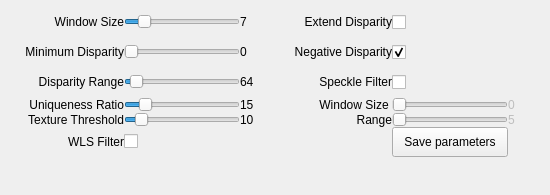
<?xml version="1.0" encoding="UTF-8"?>
<ui version="4.0">
 <class>MatcherWidgetOpenCVBlock</class>
 <widget class="QWidget" name="MatcherWidgetOpenCVBlock">
  <property name="geometry">
   <rect>
    <x>0</x>
    <y>0</y>
    <width>550</width>
    <height>195</height>
   </rect>
  </property>
  <property name="sizePolicy">
   <sizepolicy hsizetype="Preferred" vsizetype="Preferred">
    <horstretch>0</horstretch>
    <verstretch>0</verstretch>
   </sizepolicy>
  </property>
  <property name="minimumSize">
   <size>
    <width>550</width>
    <height>0</height>
   </size>
  </property>
  <property name="maximumSize">
   <size>
    <width>16777215</width>
    <height>16777215</height>
   </size>
  </property>
  <property name="windowTitle">
   <string>Form</string>
  </property>
  <layout class="QGridLayout" name="gridLayout_4">
   <property name="leftMargin">
    <number>7</number>
   </property>
   <property name="topMargin">
    <number>7</number>
   </property>
   <property name="rightMargin">
    <number>7</number>
   </property>
   <property name="bottomMargin">
    <number>7</number>
   </property>
   <item row="0" column="0">
    <layout class="QGridLayout" name="gridLayout" columnstretch="1,1,0,1,1,0">
     <property name="leftMargin">
      <number>0</number>
     </property>
     <property name="topMargin">
      <number>0</number>
     </property>
     <property name="rightMargin">
      <number>0</number>
     </property>
     <property name="bottomMargin">
      <number>0</number>
     </property>
     <property name="spacing">
      <number>0</number>
     </property>
     <item row="0" column="1">
      <widget class="QSlider" name="blockSizeSlider">
       <property name="sizePolicy">
        <sizepolicy hsizetype="Preferred" vsizetype="Preferred">
         <horstretch>0</horstretch>
         <verstretch>0</verstretch>
        </sizepolicy>
       </property>
       <property name="minimumSize">
        <size>
         <width>0</width>
         <height>0</height>
        </size>
       </property>
       <property name="maximumSize">
        <size>
         <width>16777215</width>
         <height>16777215</height>
        </size>
       </property>
       <property name="minimum">
        <number>2</number>
       </property>
       <property name="maximum">
        <number>25</number>
       </property>
       <property name="value">
        <number>5</number>
       </property>
       <property name="orientation">
        <enum>Qt::Horizontal</enum>
       </property>
      </widget>
     </item>
     <item row="2" column="3">
      <widget class="QLabel" name="label_10">
       <property name="text">
        <string>Speckle Filter</string>
       </property>
       <property name="alignment">
        <set>Qt::AlignRight|Qt::AlignTrailing|Qt::AlignVCenter</set>
       </property>
       <property name="margin">
        <number>5</number>
       </property>
      </widget>
     </item>
     <item row="4" column="2">
      <widget class="QLabel" name="textureThresholdLabel">
       <property name="minimumSize">
        <size>
         <width>35</width>
         <height>0</height>
        </size>
       </property>
       <property name="text">
        <string>10</string>
       </property>
       <property name="margin">
        <number>5</number>
       </property>
      </widget>
     </item>
     <item row="0" column="3">
      <widget class="QLabel" name="label_11">
       <property name="layoutDirection">
        <enum>Qt::RightToLeft</enum>
       </property>
       <property name="text">
        <string>Extend Disparity</string>
       </property>
       <property name="alignment">
        <set>Qt::AlignRight|Qt::AlignTrailing|Qt::AlignVCenter</set>
       </property>
       <property name="margin">
        <number>5</number>
       </property>
      </widget>
     </item>
     <item row="2" column="1">
      <widget class="QSlider" name="disparityRangeSlider">
       <property name="sizePolicy">
        <sizepolicy hsizetype="Preferred" vsizetype="Preferred">
         <horstretch>0</horstretch>
         <verstretch>0</verstretch>
        </sizepolicy>
       </property>
       <property name="minimumSize">
        <size>
         <width>0</width>
         <height>0</height>
        </size>
       </property>
       <property name="maximumSize">
        <size>
         <width>16777215</width>
         <height>16777215</height>
        </size>
       </property>
       <property name="minimum">
        <number>1</number>
       </property>
       <property name="maximum">
        <number>64</number>
       </property>
       <property name="singleStep">
        <number>1</number>
       </property>
       <property name="value">
        <number>4</number>
       </property>
       <property name="orientation">
        <enum>Qt::Horizontal</enum>
       </property>
      </widget>
     </item>
     <item row="3" column="0">
      <widget class="QLabel" name="label_9">
       <property name="text">
        <string>Uniqueness Ratio</string>
       </property>
       <property name="alignment">
        <set>Qt::AlignRight|Qt::AlignTrailing|Qt::AlignVCenter</set>
       </property>
       <property name="margin">
        <number>5</number>
       </property>
      </widget>
     </item>
     <item row="2" column="2">
      <widget class="QLabel" name="disparityRangeLabel">
       <property name="minimumSize">
        <size>
         <width>35</width>
         <height>0</height>
        </size>
       </property>
       <property name="text">
        <string>64</string>
       </property>
       <property name="margin">
        <number>5</number>
       </property>
      </widget>
     </item>
     <item row="2" column="0">
      <widget class="QLabel" name="label_4">
       <property name="text">
        <string>Disparity Range</string>
       </property>
       <property name="alignment">
        <set>Qt::AlignRight|Qt::AlignTrailing|Qt::AlignVCenter</set>
       </property>
       <property name="margin">
        <number>5</number>
       </property>
      </widget>
     </item>
     <item row="4" column="1">
      <widget class="QSlider" name="textureThresholdSlider">
       <property name="sizePolicy">
        <sizepolicy hsizetype="Preferred" vsizetype="Preferred">
         <horstretch>0</horstretch>
         <verstretch>0</verstretch>
        </sizepolicy>
       </property>
       <property name="minimumSize">
        <size>
         <width>0</width>
         <height>0</height>
        </size>
       </property>
       <property name="maximumSize">
        <size>
         <width>16777215</width>
         <height>16777215</height>
        </size>
       </property>
       <property name="value">
        <number>10</number>
       </property>
       <property name="orientation">
        <enum>Qt::Horizontal</enum>
       </property>
      </widget>
     </item>
     <item row="1" column="4">
      <widget class="QCheckBox" name="checkBoxNegativeDisparity">
       <property name="sizePolicy">
        <sizepolicy hsizetype="Preferred" vsizetype="Preferred">
         <horstretch>0</horstretch>
         <verstretch>0</verstretch>
        </sizepolicy>
       </property>
       <property name="minimumSize">
        <size>
         <width>0</width>
         <height>30</height>
        </size>
       </property>
       <property name="layoutDirection">
        <enum>Qt::LeftToRight</enum>
       </property>
       <property name="text">
        <string/>
       </property>
       <property name="checked">
        <bool>true</bool>
       </property>
      </widget>
     </item>
     <item row="3" column="2">
      <widget class="QLabel" name="uniquenessRatioLabel">
       <property name="minimumSize">
        <size>
         <width>35</width>
         <height>0</height>
        </size>
       </property>
       <property name="text">
        <string>15</string>
       </property>
       <property name="margin">
        <number>5</number>
       </property>
      </widget>
     </item>
     <item row="5" column="4">
      <widget class="QPushButton" name="saveParametersButton">
       <property name="sizePolicy">
        <sizepolicy hsizetype="Preferred" vsizetype="Preferred">
         <horstretch>0</horstretch>
         <verstretch>0</verstretch>
        </sizepolicy>
       </property>
       <property name="minimumSize">
        <size>
         <width>0</width>
         <height>30</height>
        </size>
       </property>
       <property name="text">
        <string>Save parameters</string>
       </property>
      </widget>
     </item>
     <item row="1" column="2">
      <widget class="QLabel" name="minDisparityLabel">
       <property name="minimumSize">
        <size>
         <width>35</width>
         <height>0</height>
        </size>
       </property>
       <property name="text">
        <string>0</string>
       </property>
       <property name="margin">
        <number>5</number>
       </property>
      </widget>
     </item>
     <item row="0" column="0">
      <widget class="QLabel" name="label_5">
       <property name="text">
        <string>Window Size</string>
       </property>
       <property name="alignment">
        <set>Qt::AlignRight|Qt::AlignTrailing|Qt::AlignVCenter</set>
       </property>
       <property name="margin">
        <number>5</number>
       </property>
      </widget>
     </item>
     <item row="5" column="0">
      <widget class="QLabel" name="label_7">
       <property name="text">
        <string>WLS Filter</string>
       </property>
       <property name="alignment">
        <set>Qt::AlignRight|Qt::AlignTrailing|Qt::AlignVCenter</set>
       </property>
       <property name="margin">
        <number>5</number>
       </property>
      </widget>
     </item>
     <item row="2" column="4">
      <widget class="QCheckBox" name="speckleFilterCheck">
       <property name="minimumSize">
        <size>
         <width>0</width>
         <height>30</height>
        </size>
       </property>
       <property name="text">
        <string/>
       </property>
      </widget>
     </item>
     <item row="4" column="0">
      <widget class="QLabel" name="label_2">
       <property name="text">
        <string>Texture Threshold</string>
       </property>
       <property name="alignment">
        <set>Qt::AlignRight|Qt::AlignTrailing|Qt::AlignVCenter</set>
       </property>
       <property name="margin">
        <number>5</number>
       </property>
      </widget>
     </item>
     <item row="4" column="4">
      <widget class="QSlider" name="speckleRangeSlider">
       <property name="enabled">
        <bool>false</bool>
       </property>
       <property name="sizePolicy">
        <sizepolicy hsizetype="Preferred" vsizetype="Preferred">
         <horstretch>0</horstretch>
         <verstretch>0</verstretch>
        </sizepolicy>
       </property>
       <property name="minimumSize">
        <size>
         <width>0</width>
         <height>0</height>
        </size>
       </property>
       <property name="maximumSize">
        <size>
         <width>16777215</width>
         <height>16777215</height>
        </size>
       </property>
       <property name="minimum">
        <number>5</number>
       </property>
       <property name="maximum">
        <number>500</number>
       </property>
       <property name="orientation">
        <enum>Qt::Horizontal</enum>
       </property>
      </widget>
     </item>
     <item row="0" column="4">
      <widget class="QCheckBox" name="checkBoxExtendDisparity">
       <property name="sizePolicy">
        <sizepolicy hsizetype="Preferred" vsizetype="Preferred">
         <horstretch>0</horstretch>
         <verstretch>0</verstretch>
        </sizepolicy>
       </property>
       <property name="minimumSize">
        <size>
         <width>0</width>
         <height>30</height>
        </size>
       </property>
       <property name="font">
        <font>
         <kerning>true</kerning>
        </font>
       </property>
       <property name="layoutDirection">
        <enum>Qt::LeftToRight</enum>
       </property>
       <property name="text">
        <string/>
       </property>
      </widget>
     </item>
     <item row="3" column="4">
      <widget class="QSlider" name="speckleWindowSlider">
       <property name="enabled">
        <bool>false</bool>
       </property>
       <property name="sizePolicy">
        <sizepolicy hsizetype="Preferred" vsizetype="Preferred">
         <horstretch>0</horstretch>
         <verstretch>0</verstretch>
        </sizepolicy>
       </property>
       <property name="minimumSize">
        <size>
         <width>0</width>
         <height>0</height>
        </size>
       </property>
       <property name="maximumSize">
        <size>
         <width>16777215</width>
         <height>16777215</height>
        </size>
       </property>
       <property name="maximum">
        <number>500</number>
       </property>
       <property name="value">
        <number>0</number>
       </property>
       <property name="orientation">
        <enum>Qt::Horizontal</enum>
       </property>
      </widget>
     </item>
     <item row="3" column="3">
      <widget class="QLabel" name="label">
       <property name="text">
        <string>Window Size </string>
       </property>
       <property name="alignment">
        <set>Qt::AlignRight|Qt::AlignTrailing|Qt::AlignVCenter</set>
       </property>
       <property name="margin">
        <number>5</number>
       </property>
      </widget>
     </item>
     <item row="4" column="3">
      <widget class="QLabel" name="label_6">
       <property name="text">
        <string>Range</string>
       </property>
       <property name="alignment">
        <set>Qt::AlignRight|Qt::AlignTrailing|Qt::AlignVCenter</set>
       </property>
       <property name="margin">
        <number>5</number>
       </property>
      </widget>
     </item>
     <item row="3" column="1">
      <widget class="QSlider" name="uniquenessRatioSlider">
       <property name="sizePolicy">
        <sizepolicy hsizetype="Preferred" vsizetype="Preferred">
         <horstretch>0</horstretch>
         <verstretch>0</verstretch>
        </sizepolicy>
       </property>
       <property name="minimumSize">
        <size>
         <width>0</width>
         <height>0</height>
        </size>
       </property>
       <property name="maximumSize">
        <size>
         <width>16777215</width>
         <height>16777215</height>
        </size>
       </property>
       <property name="minimum">
        <number>1</number>
       </property>
       <property name="value">
        <number>15</number>
       </property>
       <property name="orientation">
        <enum>Qt::Horizontal</enum>
       </property>
      </widget>
     </item>
     <item row="0" column="2">
      <widget class="QLabel" name="blockSizeLabel">
       <property name="minimumSize">
        <size>
         <width>35</width>
         <height>0</height>
        </size>
       </property>
       <property name="text">
        <string>7</string>
       </property>
       <property name="margin">
        <number>5</number>
       </property>
      </widget>
     </item>
     <item row="3" column="5">
      <widget class="QLabel" name="speckleWindowLabel">
       <property name="enabled">
        <bool>false</bool>
       </property>
       <property name="minimumSize">
        <size>
         <width>35</width>
         <height>0</height>
        </size>
       </property>
       <property name="text">
        <string>0</string>
       </property>
       <property name="margin">
        <number>5</number>
       </property>
      </widget>
     </item>
     <item row="4" column="5">
      <widget class="QLabel" name="speckleRangeLabel">
       <property name="enabled">
        <bool>false</bool>
       </property>
       <property name="minimumSize">
        <size>
         <width>35</width>
         <height>0</height>
        </size>
       </property>
       <property name="text">
        <string>5</string>
       </property>
       <property name="margin">
        <number>5</number>
       </property>
      </widget>
     </item>
     <item row="1" column="3">
      <widget class="QLabel" name="label_12">
       <property name="layoutDirection">
        <enum>Qt::RightToLeft</enum>
       </property>
       <property name="text">
        <string>Negative Disparity</string>
       </property>
       <property name="alignment">
        <set>Qt::AlignRight|Qt::AlignTrailing|Qt::AlignVCenter</set>
       </property>
       <property name="margin">
        <number>5</number>
       </property>
      </widget>
     </item>
     <item row="1" column="0">
      <widget class="QLabel" name="label_3">
       <property name="text">
        <string>Minimum Disparity</string>
       </property>
       <property name="alignment">
        <set>Qt::AlignRight|Qt::AlignTrailing|Qt::AlignVCenter</set>
       </property>
       <property name="margin">
        <number>5</number>
       </property>
      </widget>
     </item>
     <item row="1" column="1">
      <widget class="QSlider" name="minDisparitySlider">
       <property name="sizePolicy">
        <sizepolicy hsizetype="Preferred" vsizetype="Preferred">
         <horstretch>0</horstretch>
         <verstretch>0</verstretch>
        </sizepolicy>
       </property>
       <property name="minimumSize">
        <size>
         <width>0</width>
         <height>0</height>
        </size>
       </property>
       <property name="maximumSize">
        <size>
         <width>16777215</width>
         <height>16777215</height>
        </size>
       </property>
       <property name="minimum">
        <number>0</number>
       </property>
       <property name="maximum">
        <number>512</number>
       </property>
       <property name="orientation">
        <enum>Qt::Horizontal</enum>
       </property>
      </widget>
     </item>
     <item row="5" column="1">
      <widget class="QCheckBox" name="checkBoxWLSFilter">
       <property name="text">
        <string/>
       </property>
      </widget>
     </item>
    </layout>
   </item>
   <item row="1" column="0">
    <spacer name="verticalSpacer">
     <property name="orientation">
      <enum>Qt::Vertical</enum>
     </property>
     <property name="sizeHint" stdset="0">
      <size>
       <width>0</width>
       <height>0</height>
      </size>
     </property>
    </spacer>
   </item>
  </layout>
 </widget>
 <resources/>
 <connections/>
</ui>
